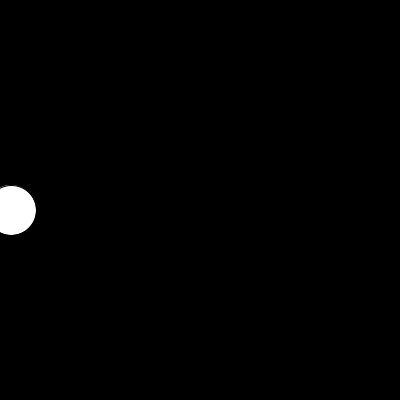
Frame 1 (no input)
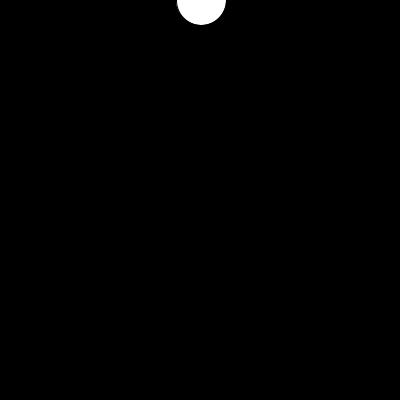
Frame 60 (the mouse pressed at the canvas centre just before this capture)
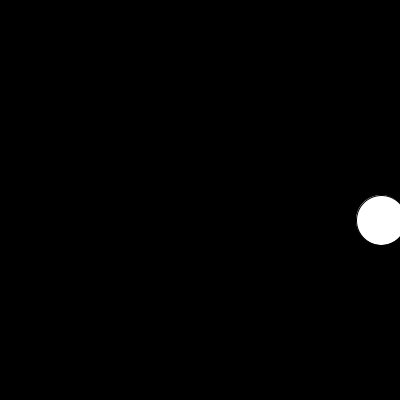
Frame 120 (the mouse held since frame 60 and released just before this capture)

The Processing sketch that drew these frames (run headless with seeded random() and noise(); from frame 60 on, the mouse is pressed at the canvas centre):

// Processing sketch: processing_38919
// ── processing_38919.pde

//======================================
//Variables
//======================================
int x_position = 1;
int x_speed = 10;
int y_position = 200;
int y_speed = 10;

//Void Scope

void setup() {
  size(400, 400);
}

void draw() {
  background(0);
  //Variable
  x_position = x_position + x_speed;
  //If circle x > 400 change variable 
  if (x_position > 400) {
    x_speed = -10;
  } 
  //If circle x < 0 change variable 
  if (x_position < 0) {
    x_speed = 10;
  }
  //Variable
  y_position = y_position + y_speed;
  //If circle x > 400 change variable 
  if (x_position > 200) {
    y_speed = -10;
  } 
  //If circle x < 0 change variable 
  if (x_position < 200) {
    y_speed = 10;
  }
  ellipse(x_position, y_position, 50, 50);
}
